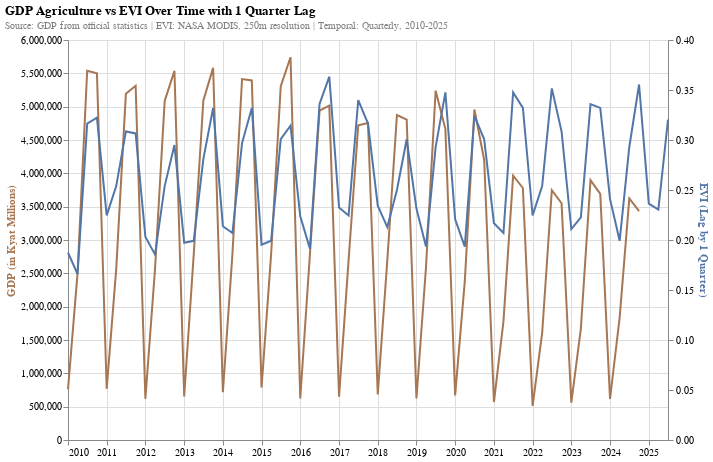

Notebook code cell kept with this figure:
### Markdown cell above
### Temporal Trends at National Level

The figure below shows agricultural GDP from 2010 to 2024 and quarterly EVI (lagged one quarter) from 2010 to mid 2025. The near-identical cyclical patterns suggest agricultural GDP materializes approximately one quarter later.

### Code cell
"""
Although the comparison should ideally use the EVI lagged by one quarter, 
we must use the unlagged EVI in the code because the GDP itself requires 
a one-quarter shift to match the fiscal year.
"""

evi_gdp_annual = (
    evi_adm0.join(gdp_quarterly.set_index("date"), on="date", how="left")
    .assign(
        gdp=lambda df: df["gdp"].round(2),
        evi=lambda df: df["evi"].round(4),
        # Shift GDP by one quarter to align calendar year with fiscal year
        gdp_lag_1=lambda df: df["gdp"].shift(-1),
    )
    .reset_index()
)

base = alt.Chart(evi_gdp_annual).encode(alt.X("date:T").title(None))

nearest = alt.selection_point(
    nearest=True, on="pointerover", fields=["date"], empty=False
)

when_near = alt.when(nearest)

gdp_line = base.mark_line(color="#A77652", strokeWidth=2).encode(
    y=alt.Y("gdp_lag_1:Q").axis(title="GDP (in Kyat Millions)", titleColor="#A77652"),
)

evi_line = base.mark_line(color="#5276A7", strokeWidth=2).encode(
    y=alt.Y("evi:Q").axis(title="EVI (Lag by 1 Quarter)", titleColor="#5276A7"),
)

rules = (
    base.mark_rule(color="gray")
    .encode(
        opacity=when_near.then(alt.value(0.3)).otherwise(alt.value(0)),
        tooltip=[
            alt.Tooltip("yearquarter(date):T", title="Date"),
            alt.Tooltip("gdp_lag_1:Q", title="GDP (Kyat Millions)", format=",.2f"),
            alt.Tooltip("evi:Q", title="EVI", format=".4f"),
        ],
    )
    .add_params(nearest)
)

(
    alt.layer(gdp_line, evi_line, rules)
    .resolve_scale(y="independent")
    .properties(width=600, height=400)
    .configure_title(anchor="start", subtitleFontSize=10, subtitleColor="gray")
    .properties(
        title={
            "text": "GDP Agriculture vs EVI Over Time with 1 Quarter Lag",
            "subtitle": "Source: GDP from official statistics | EVI: NASA MODIS, 250m resolution | Temporal: Quarterly, 2010-2025",
        }
    )
)

### Figure 1 — Vega-Lite specification as saved in the notebook (floating-point values rounded to 4 significant figures)
{"config": {"view": {"continuousWidth": 300, "continuousHeight": 300}, "title": {"anchor": "start", "subtitleColor": "gray", "subtitleFontSize": 10}}, "layer": [{"mark": {"type": "line", "color": "#A77652", "strokeWidth": 2}, "encoding": {"x": {"field": "date", "title": null, "type": "temporal"}, "y": {"axis": {"title": "GDP (in Kyat Millions)", "titleColor": "#A77652"}, "field": "gdp_lag_1", "type": "quantitative"}}}, {"mark": {"type": "line", "color": "#5276A7", "strokeWidth": 2}, "encoding": {"x": {"field": "date", "title": null, "type": "temporal"}, "y": {"axis": {"title": "EVI (Lag by 1 Quarter)", "titleColor": "#5276A7"}, "field": "evi", "type": "quantitative"}}}, {"mark": {"type": "rule", "color": "gray"}, "encoding": {"opacity": {"condition": [{"param": "param_1", "value": 0.3, "empty": false}], "value": 0}, "tooltip": [{"field": "date", "timeUnit": "yearquarter", "title": "Date", "type": "temporal"}, {"field": "gdp_lag_1", "format": ",.2f", "title": "GDP (Kyat Millions)", "type": "quantitative"}, {"field": "evi", "format": ".4f", "title": "EVI", "type": "quantitative"}], "x": {"field": "date", "title": null, "type": "temporal"}}, "name": "view_1"}], "data": {"name": "data-24621ef33e3f101480ea4175f256e451"}, "height": 400, "params": [{"name": "param_1", "select": {"type": "point", "fields": ["date"], "nearest": true, "on": "pointerover"}, "views": ["view_1"]}], "resolve": {"scale": {"y": "independent"}}, "title": {"text": "GDP Agriculture vs EVI Over Time with 1 Quarter Lag", "subtitle": "Source: GDP from official statistics | EVI: NASA MODIS, 250m resolution | Temporal: Quarterly, 2010-2025"}, "width": 600, "$schema": "https://vega.github.io/schema/vega-lite/v5.20.1.json", "datasets": {"data-24621ef33e3f101480ea4175f256e451": [{"date": "2010-01-01T00:00:00", "evi": 0.1874, "sub_group": null, "gdp": null, "gdp_lag_1": 760600.0, "gdp_lag_2": null}, {"date": "2010-04-01T00:00:00", "evi": 0.166, "sub_group": "Agriculture", "gdp": 760600.0, "gdp_lag_1": 2500000.0, "gdp_lag_2": null}, {"date": "2010-07-01T00:00:00", "evi": 0.3164, "sub_group": "Agriculture", "gdp": 2500000.0, "gdp_lag_1": 5539000.0, "gdp_lag_2": null}, {"date": "2010-10-01T00:00:00", "evi": 0.3223, "sub_group": "Agriculture", "gdp": 5539000.0, "gdp_lag_1": 5502000.0, "gdp_lag_2": 760600.0}, {"date": "2011-01-01T00:00:00", "evi": 0.2246, "sub_group": "Agriculture", "gdp": 5502000.0, "gdp_lag_1": 767900.0, "gdp_lag_2": 2500000.0}, {"date": "2011-04-01T00:00:00", "evi": 0.2539, "sub_group": "Agriculture", "gdp": 767900.0, "gdp_lag_1": 2567000.0, "gdp_lag_2": 5539000.0}, {"date": "2011-07-01T00:00:00", "evi": 0.3086, "sub_group": "Agriculture", "gdp": 2567000.0, "gdp_lag_1": 5192000.0, "gdp_lag_2": 5502000.0}, {"date": "2011-10-01T00:00:00", "evi": 0.3066, "sub_group": "Agriculture", "gdp": 5192000.0, "gdp_lag_1": 5313000.0, "gdp_lag_2": 767900.0}, {"date": "2012-01-01T00:00:00", "evi": 0.2031, "sub_group": "Agriculture", "gdp": 5313000.0, "gdp_lag_1": 618400.0, "gdp_lag_2": 2567000.0}, {"date": "2012-04-01T00:00:00", "evi": 0.1855, "sub_group": "Agriculture", "gdp": 618400.0, "gdp_lag_1": 2566000.0, "gdp_lag_2": 5192000.0}, {"date": "2012-07-01T00:00:00", "evi": 0.2539, "sub_group": "Agriculture", "gdp": 2566000.0, "gdp_lag_1": 5085000.0, "gdp_lag_2": 5313000.0}, {"date": "2012-10-01T00:00:00", "evi": 0.2949, "sub_group": "Agriculture", "gdp": 5085000.0, "gdp_lag_1": 5537000.0, "gdp_lag_2": 618400.0}, {"date": "2013-01-01T00:00:00", "evi": 0.1973, "sub_group": "Agriculture", "gdp": 5537000.0, "gdp_lag_1": 653000.0, "gdp_lag_2": 2566000.0}, {"date": "2013-04-01T00:00:00", "evi": 0.1992, "sub_group": "Agriculture", "gdp": 653000.0, "gdp_lag_1": 2781000.0, "gdp_lag_2": 5085000.0}, {"date": "2013-07-01T00:00:00", "evi": 0.2812, "sub_group": "Agriculture", "gdp": 2781000.0, "gdp_lag_1": 5093000.0, "gdp_lag_2": 5537000.0}, {"date": "2013-10-01T00:00:00", "evi": 0.332, "sub_group": "Agriculture", "gdp": 5093000.0, "gdp_lag_1": 5582000.0, "gdp_lag_2": 653000.0}, {"date": "2014-01-01T00:00:00", "evi": 0.2138, "sub_group": "Agriculture", "gdp": 5582000.0, "gdp_lag_1": 716600.0, "gdp_lag_2": 2781000.0}, {"date": "2014-04-01T00:00:00", "evi": 0.207, "sub_group": "Agriculture", "gdp": 716600.0, "gdp_lag_1": 2783000.0, "gdp_lag_2": 5093000.0}, {"date": "2014-07-01T00:00:00", "evi": 0.2969, "sub_group": "Agriculture", "gdp": 2783000.0, "gdp_lag_1": 5414000.0, "gdp_lag_2": 5582000.0}, {"date": "2014-10-01T00:00:00", "evi": 0.3321, "sub_group": "Agriculture", "gdp": 5414000.0, "gdp_lag_1": 5393000.0, "gdp_lag_2": 716600.0}, {"date": "2015-01-01T00:00:00", "evi": 0.1953, "sub_group": "Agriculture", "gdp": 5393000.0, "gdp_lag_1": 788200.0, "gdp_lag_2": 2783000.0}, {"date": "2015-04-01T00:00:00", "evi": 0.1992, "sub_group": "Agriculture", "gdp": 788200.0, "gdp_lag_1": 2786000.0, "gdp_lag_2": 5414000.0}, {"date": "2015-07-01T00:00:00", "evi": 0.3008, "sub_group": "Agriculture", "gdp": 2786000.0, "gdp_lag_1": 5306000.0, "gdp_lag_2": 5393000.0}, {"date": "2015-10-01T00:00:00", "evi": 0.3144, "sub_group": "Agriculture", "gdp": 5306000.0, "gdp_lag_1": 5741000.0, "gdp_lag_2": 788200.0}, {"date": "2016-01-01T00:00:00", "evi": 0.2236, "sub_group": "Agriculture", "gdp": 5741000.0, "gdp_lag_1": 622400.0, "gdp_lag_2": 2786000.0}, {"date": "2016-04-01T00:00:00", "evi": 0.1914, "sub_group": "Agriculture", "gdp": 622400.0, "gdp_lag_1": 2784000.0, "gdp_lag_2": 5306000.0}, {"date": "2016-07-01T00:00:00", "evi": 0.336, "sub_group": "Agriculture", "gdp": 2784000.0, "gdp_lag_1": 4940000.0, "gdp_lag_2": 5741000.0}, {"date": "2016-10-01T00:00:00", "evi": 0.3633, "sub_group": "Agriculture", "gdp": 4940000.0, "gdp_lag_1": 5015000.0, "gdp_lag_2": 622400.0}, {"date": "2017-01-01T00:00:00", "evi": 0.2324, "sub_group": "Agriculture", "gdp": 5015000.0, "gdp_lag_1": 650100.0, "gdp_lag_2": 2784000.0}, {"date": "2017-04-01T00:00:00", "evi": 0.2246, "sub_group": "Agriculture", "gdp": 650100.0, "gdp_lag_1": 2697000.0, "gdp_lag_2": 4940000.0}, {"date": "2017-07-01T00:00:00", "evi": 0.3399, "sub_group": "Agriculture", "gdp": 2697000.0, "gdp_lag_1": 4719000.0, "gdp_lag_2": 5015000.0}, {"date": "2017-10-01T00:00:00", "evi": 0.3164, "sub_group": "Agriculture", "gdp": 4719000.0, "gdp_lag_1": 4754000.0, "gdp_lag_2": 650100.0}, {"date": "2018-01-01T00:00:00", "evi": 0.2343, "sub_group": "Agriculture", "gdp": 4754000.0, "gdp_lag_1": 684100.0, "gdp_lag_2": 2697000.0}, {"date": "2018-04-01T00:00:00", "evi": 0.2129, "sub_group": "Agriculture", "gdp": 684100.0, "gdp_lag_1": 2691000.0, "gdp_lag_2": 4719000.0}, {"date": "2018-07-01T00:00:00", "evi": 0.25, "sub_group": "Agriculture", "gdp": 2691000.0, "gdp_lag_1": 4875000.0, "gdp_lag_2": 4754000.0}, {"date": "2018-10-01T00:00:00", "evi": 0.3007, "sub_group": "Agriculture", "gdp": 4875000.0, "gdp_lag_1": 4805000.0, "gdp_lag_2": 684100.0}, {"date": "2019-01-01T00:00:00", "evi": 0.2314, "sub_group": "Agriculture", "gdp": 4805000.0, "gdp_lag_1": 622000.0, "gdp_lag_2": 2691000.0}, {"date": "2019-04-01T00:00:00", "evi": 0.1934, "sub_group": "Agriculture", "gdp": 622000.0, "gdp_lag_1": 2590000.0, "gdp_lag_2": 4875000.0}, {"date": "2019-07-01T00:00:00", "evi": 0.2929, "sub_group": "Agriculture", "gdp": 2590000.0, "gdp_lag_1": 5240000.0, "gdp_lag_2": 4805000.0}, {"date": "2019-10-01T00:00:00", "evi": 0.3476, "sub_group": "Agriculture", "gdp": 5240000.0, "gdp_lag_1": 4667000.0, "gdp_lag_2": 622000.0}, {"date": "2020-01-01T00:00:00", "evi": 0.2207, "sub_group": "Agriculture", "gdp": 4667000.0, "gdp_lag_1": 669800.0, "gdp_lag_2": 2590000.0}, {"date": "2020-04-01T00:00:00", "evi": 0.1934, "sub_group": "Agriculture", "gdp": 669800.0, "gdp_lag_1": 2378000.0, "gdp_lag_2": 5240000.0}, {"date": "2020-07-01T00:00:00", "evi": 0.3242, "sub_group": "Agriculture", "gdp": 2378000.0, "gdp_lag_1": 4957000.0, "gdp_lag_2": 4667000.0}, {"date": "2020-10-01T00:00:00", "evi": 0.3007, "sub_group": "Agriculture", "gdp": 4957000.0, "gdp_lag_1": 4200000.0, "gdp_lag_2": 669800.0}, {"date": "2021-01-01T00:00:00", "evi": 0.2168, "sub_group": "Agriculture", "gdp": 4200000.0, "gdp_lag_1": 569400.0, "gdp_lag_2": 2378000.0}, {"date": "2021-04-01T00:00:00", "evi": 0.207, "sub_group": "Agriculture", "gdp": 569400.0, "gdp_lag_1": 1784000.0, "gdp_lag_2": 4957000.0}, {"date": "2021-07-01T00:00:00", "evi": 0.3476, "sub_group": "Agriculture", "gdp": 1784000.0, "gdp_lag_1": 3966000.0, "gdp_lag_2": 4200000.0}, {"date": "2021-10-01T00:00:00", "evi": 0.3321, "sub_group": "Agriculture", "gdp": 3966000.0, "gdp_lag_1": 3780000.0, "gdp_lag_2": 569400.0}, {"date": "2022-01-01T00:00:00", "evi": 0.2246, "sub_group": "Agriculture", "gdp": 3780000.0, "gdp_lag_1": 512400.0, "gdp_lag_2": 1784000.0}, {"date": "2022-04-01T00:00:00", "evi": 0.2539, "sub_group": "Agriculture", "gdp": 512400.0, "gdp_lag_1": 1605000.0, "gdp_lag_2": 3966000.0}, {"date": "2022-07-01T00:00:00", "evi": 0.3516, "sub_group": "Agriculture", "gdp": 1605000.0, "gdp_lag_1": 3747000.0, "gdp_lag_2": 3780000.0}, {"date": "2022-10-01T00:00:00", "evi": 0.3085, "sub_group": "Agriculture", "gdp": 3747000.0, "gdp_lag_1": 3551000.0, "gdp_lag_2": 512400.0}, {"date": "2023-01-01T00:00:00", "evi": 0.2109, "sub_group": "Agriculture", "gdp": 3551000.0, "gdp_lag_1": 559100.0, "gdp_lag_2": 1605000.0}, {"date": "2023-04-01T00:00:00", "evi": 0.2226, "sub_group": "Agriculture", "gdp": 559100.0, "gdp_lag_1": 1670000.0, "gdp_lag_2": 3747000.0}, {"date": "2023-07-01T00:00:00", "evi": 0.3359, "sub_group": "Agriculture", "gdp": 1670000.0, "gdp_lag_1": 3897000.0, "gdp_lag_2": 3551000.0}, {"date": "2023-10-01T00:00:00", "evi": 0.3321, "sub_group": "Agriculture", "gdp": 3897000.0, "gdp_lag_1": 3693000.0, "gdp_lag_2": 559100.0}, {"date": "2024-01-01T00:00:00", "evi": 0.2411, "sub_group": "Agriculture", "gdp": 3693000.0, "gdp_lag_1": 615000.0, "gdp_lag_2": 1670000.0}, {"date": "2024-04-01T00:00:00", "evi": 0.1992, "sub_group": "Agriculture", "gdp": 615000.0, "gdp_lag_1": 1837000.0, "gdp_lag_2": 3897000.0}, {"date": "2024-07-01T00:00:00", "evi": 0.293, "sub_group": "Agriculture", "gdp": 1837000.0, "gdp_lag_1": 3624000.0, "gdp_lag_2": 3693000.0}, {"date": "2024-10-01T00:00:00", "evi": 0.3555, "sub_group": "Agriculture", "gdp": 3624000.0, "gdp_lag_1": 3435000.0, "gdp_lag_2": 615000.0}, {"date": "2025-01-01T00:00:00", "evi": 0.2363, "sub_group": "Agriculture", "gdp": 3435000.0, "gdp_lag_1": null, "gdp_lag_2": 1837000.0}, {"date": "2025-04-01T00:00:00", "evi": 0.2304, "sub_group": null, "gdp": null, "gdp_lag_1": null, "gdp_lag_2": null}, {"date": "2025-07-01T00:00:00", "evi": 0.3203, "sub_group": null, "gdp": null, "gdp_lag_1": null, "gdp_lag_2": null}]}}
